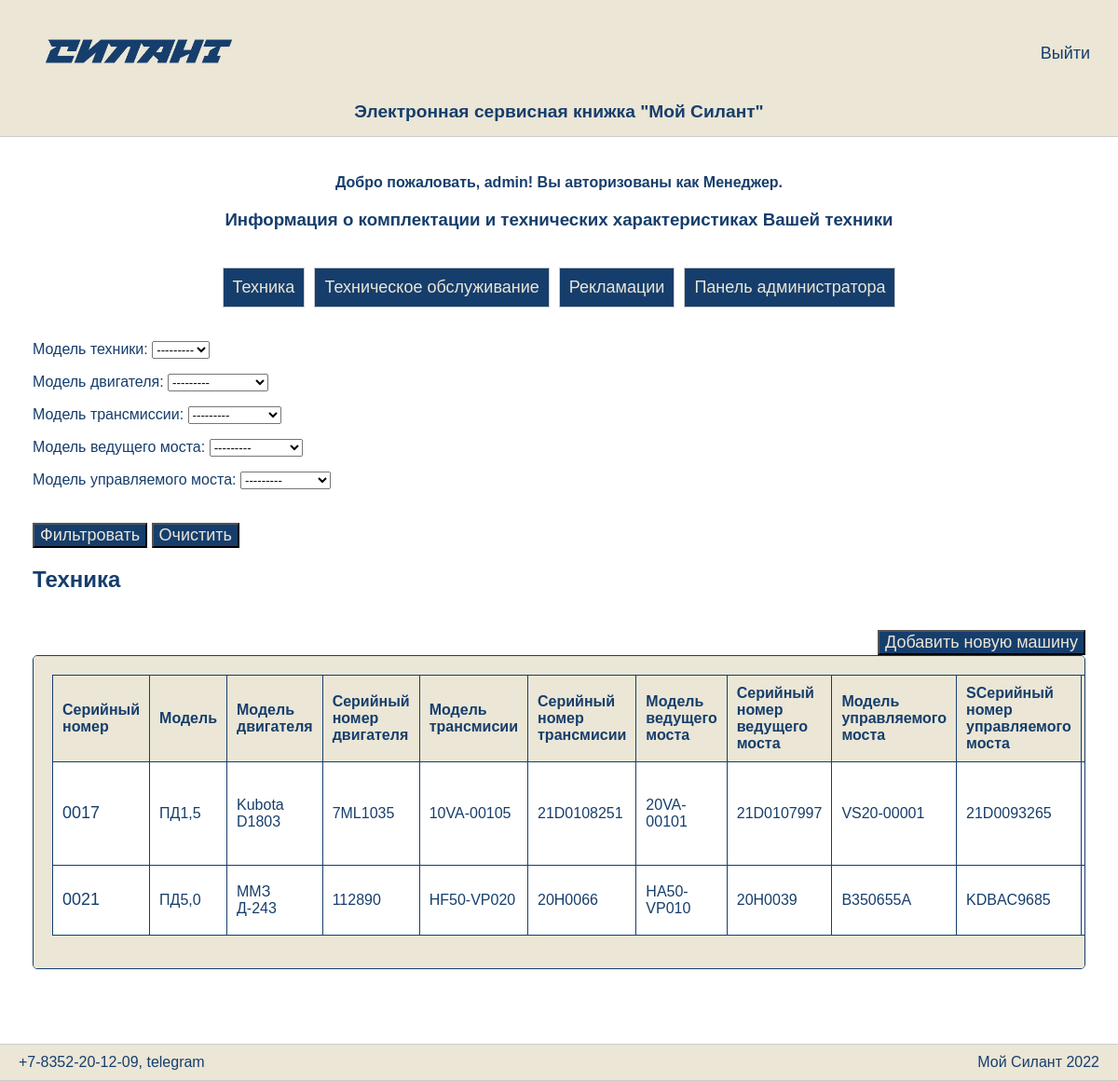
Screenshot of /machines/ (signed in) with the database file from the repository.
### sylantProject/models.py (models this page shows, shortened)
class CustomUser(AbstractUser):
    ROLE_CHOICES = [
        ('client', 'Клиент'),
        ('service', 'Сервисная организация'),
        ('manager', 'Менеджер'),
    ]
    role = models.CharField(max_length=20, choices=ROLE_CHOICES, verbose_name="Роль")
    client = models.ForeignKey(Reference, null=True, blank=True, on_delete=models.SET_NULL, related_name='user_clients', verbose_name="Клиент")
    service_organization = models.ForeignKey(Reference, null=True, blank=True, on_delete=models.SET_NULL, related_name='user_service_organization', verbose_name="Сервисная организация")
    groups = models.ManyToManyField(
        Group,
        related_name='customuser_set',  # Уникальное имя для обратной связи
        blank=True,
        help_text='The groups this user belongs to. A user will get all permissions granted to each of their groups.',
        related_query_name='customuser',
    )
    user_permissions = models.ManyToManyField(
        Permission,
        related_name='customuser_set',  # Уникальное имя для обратной связи
        blank=True,
        help_text='Specific permissions for this user.',
        related_query_name='customuser',
    )

class Machine(models.Model):
    serial_number = models.CharField(max_length=100, unique=True, verbose_name="Серийный номер")
    model = models.ForeignKey(Reference, related_name='machines', on_delete=models.CASCADE, verbose_name="Модель")
    engine_model = models.ForeignKey(Reference, related_name='engine_models', on_delete=models.CASCADE, verbose_name="Модель двигателя")
    engine_serial_number = models.CharField(max_length=100, verbose_name="Серийный номер двигателя")
    transmission_model = models.ForeignKey(Reference, related_name='transmission_models', on_delete=models.CASCADE, verbose_name="Модель трансмисии")
    transmission_serial_number = models.CharField(max_length=100, verbose_name="Серийный номер трансмиссии")
    drive_axle_model = models.ForeignKey(Reference, related_name='drive_axle_models', on_delete=models.CASCADE, verbose_name="Модель ведущего моста")
    drive_axle_serial_number = models.CharField(max_length=100, verbose_name="Серийный номер ведущего моста")
    steering_axle_model = models.ForeignKey(Reference, related_name='steering_axle_models', on_delete=models.CASCADE, verbose_name="Модель управляемого моста")
    steering_axle_serial_number = models.CharField(max_length=100, verbose_name="Серийный номер управляемого моста")
    delivery_contract = models.CharField(max_length=200, verbose_name="Договор поставки")
    shipment_date = models.DateField(verbose_name="Дата отгрузки")
    consignee = models.CharField(max_length=200, verbose_name="Грузопролучатель")
    delivery_address = models.CharField(max_length=300, verbose_name="Адрес доставки")
    configuration = models.TextField(verbose_name="Комплектация")
    client = models.ForeignKey(Reference, related_name='client_machines', on_delete=models.CASCADE, verbose_name="Клиент")
    service_company = models.ForeignKey(Reference, related_name='service_machines', on_delete=models.CASCADE, verbose_name="Сервисная компания")

class Reference(models.Model):
    entity = models.ForeignKey(ReferenceEntity, related_name='entity', on_delete=models.CASCADE, verbose_name="Категория")
    name = models.CharField(max_length=100, verbose_name="Наименование")
    description = models.TextField(blank=True, null=True, verbose_name="Описание")
    def __str__(self):
        return self.name

### sylantProject/views.py (the view)
# urls.py: path('machines/', MachineListView.as_view(), name='machine-list'),
class MachineListView(LoginRequiredMixin, FilterView):
    model = Machine
    template_name = 'machine_list.html'
    context_object_name = 'machines'
    filterset_class = MachineFilter
    ordering = ['-shipment_date']
    def get_queryset(self):
        user = self.request.user
        return MachineQuerysetService.get_machine_queryset(user)
    def get(self, request, *args, **kwargs):
        if request.GET.get('filter') == 'reset':
            return redirect('machine-list')
        return super().get(request, *args, **kwargs)

### sylantProject/services.py (called while the page is built)
    @staticmethod
    def get_machine_queryset(user):
        if user.role == 'manager':
            return Machine.objects.all()
        elif user.role == 'client':
            return Machine.objects.filter(client=user.client)
        elif user.role == 'service':
            return Machine.objects.filter(service_company=user.service_organization)
        return Machine.objects.none()

### sylantProject/templates/machine_list.html (shortened to what this page needs)
{% extends "base.html" %}
{% block content %}
 <form method="get">
    {{ filter.form.as_p }}
    <button type="submit">Фильтровать</button>
    <button type="submit" name="filter" value="reset" class="btn btn-secondary">Очистить</button>
  </form>
<h2>Техника</h2>
<div class="add-machine">
{% if user.is_authenticated and user.role == 'manager' %}
  <button class="submit" onclick="location.href='{% url 'machine-create' %}'">Добавить новую машину</button>
{% endif %}
</div>
<div class="table-container">
<table class="responsive-table">
  <thead>
      <tr>
        <th>Серийный номер</th>
        <th>Модель</th>
        <th>Модель двигателя</th>
        <th>Серийный номер двигателя</th>
        <th>Модель трансмисии</th>
        <th>Серийный номер трансмисии</th>
        <th>Модель ведущего моста</th>
        <th>Серийный номер ведущего моста</th>
        <th>Модель управляемого моста</th>
        <th>SСерийный номер управляемого моста</th>
        <th>Договор поставки</th>
      </tr>
    </thead>
      <tbody>
      {% for machine in machines %}
        <tr>
          <td><a href="{% url 'machine-detail' machine.pk %}">{{ machine.serial_number }}</a></td>
          <td>{{ machine.model }}</td>
          <td>{{ machine.engine_model }}</td>
          <td>{{ machine.engine_serial_number }}</td>
          <td>{{ machine.transmission_model }}</td>
          <td>{{ machine.transmission_serial_number }}</td>
          <td>{{ machine.drive_axle_model }}</td>
          <td>{{ machine.drive_axle_serial_number }}</td>
          <td>{{ machine.steering_axle_model }}</td>
          <td>{{ machine.steering_axle_serial_number }}</td>
          <td>{{ machine.delivery_contract }}</td>
        </tr>
      {% endfor %}
      </tbody>
  </table>
</div>
{% endblock %}

### sylantProject/templates/base.html (shortened to what this page needs)
<!DOCTYPE html>
<html lang="en">
<head>
    {% load static %}
    <link rel="stylesheet" type="text/css" href="{% static 'css/styles_new.css' %}">
</head>
<body>
    <div class="wrapper">
        <header>
            <div class="header-content">
                <div class="logo">
                    <img src="{% static 'images/logo.png' %}" alt="логотип">
                </div>
                {% if user.is_authenticated %}
                <div class="auth"><a href="{% url 'account_logout' %}">Bыйти</a></div>
                {% else %}
                <div class="auth"><a href="{% url 'account_login' %}">Aвторизация</a></div>
                {% endif %}
            </div>
            <div class="title">Электронная сервисная книжка "Мой Силант"</div>
        </header>
        <div class="container">
            <main>
        {% if user.is_authenticated %}
        <div class="results-section">
            <div class="user-info">
                <p><h4>Добро пожаловать, {{ user.username }}! Вы авторизованы как {{ user.get_role_display }}.</h4></p>
            </div>
            <div class="results-section">
            <p><h3 id="panel-title">Информация о комплектации и технических характеристиках Вашей техники</h3></p>
        </div>
        <div class="tabs">
            <button class="tab" onclick="location.href='{% url 'machine-list' %}'">Техника</button>
            <button class="tab" onclick="location.href='{% url 'maintenance-list' %}'">Техническое обслуживание</button>
            <button class="tab" onclick="location.href='{% url 'claim-list' %}'">Рекламации</button>
            {% if user.role == 'manager' %}
            <button class="tab" onclick="location.href='{% url 'manager' %}'">Панель администратора</button>
            {% endif %}
        </div>
        </div>
        {% else %}
            {% block search %}
            {% endblock %}
        {% endif %}
        {% block content %}
        {% endblock %}
    </main>
        </div>
        <footer>
            <div class="footer-content">
                <div class="contact">+7-8352-20-12-09, telegram</div>
                <div class="copyright">Мой Силант 2022</div>
            </div>
        </footer>
    </div>
</body>
</html>

### sylantProject/static/css/styles_new.css (style rules this page uses)
a { text-decoration: none; color: #163E6C; font-size: 18px; font-weight: 500; }
html, body { height: 100%; margin: 0; padding: 0; font-family: PT Astra Sans, sans-serif; color: #163E6C; }
body { display: flex; flex-direction: column; }
.wrapper { display: flex; flex-direction: column; min-height: 100vh; }
header, footer { background-color: #EBE6D6; padding: 15px 0; border-bottom: 1px solid #ccc; }
.header-content, .footer-content { max-width: 1200px; margin: 0 auto; padding: 0 30px; display: flex; justify-content: space-between; align-items: center; color: #163E6D; }
.logo { flex: 1; }
.logo img { max-height: 80px; }
.auth { flex: 1; color: #163E6C; text-align: right; }
.title { text-align: center; margin-top: 10px; font-size: 1.2em; font-weight: bold; color: #163E6C; }
.container { flex: 1; max-width: 1450px; margin: 0 auto; padding: 0 30px; }
main { padding: 20px; background-color: #fff; }
footer { border-top: 1px solid #ccc; text-align: center; padding: 10px 0; margin-top: 60px; }
.footer-content { max-width: 1200px; margin: 0 auto; padding: 0 20px; display: flex; justify-content: space-between; align-items: center; }
.add-machine { display: flex; justify-content: flex-end; }
button { font-size: 18px; color: #EBE6D6; background-color: #163E6C; cursor: pointer; }
button { font-size: 18px; color: #EBE6D6; background-color: #163E6C; cursor: pointer; margin-top: 20px; }
.table-container { overflow-x: auto; max-width: 100%; margin-bottom: 20px; }
.responsive-table { width: 100%; border-collapse: collapse; }
.responsive-table th, .responsive-table td { padding: 8px; text-align: left; border: 1px solid #ddd; }
.container { max-width: 100%; padding: 0 15px; box-sizing: border-box; }
.user-info { text-align: center; margin-bottom: 20px; }
.user-info h4 { margin: 0; }
.results-section { text-align: center; margin-top: 20px; }
#panel-title { margin-bottom: 10px; }
.tabs { display: flex; justify-content: center; margin-top: 20px; }
.tab { padding: 10px; border: 1px solid #ccc; cursor: pointer; }
.tab:not(:last-child) { margin-right: 10px; }
.table-container { max-width: 100%; overflow-x: auto; margin: 0 auto; padding: 20px; border: 1px solid #163E6C; border-radius: 5px; background-color: #EBE6D6; }
.table-container table { width: 100%; border-collapse: collapse; margin-bottom: 15px; }
.table-container th, .table-container td { padding: 10px; border: 1px solid #163E6C; text-align: left; font-size: 16px; }
.table-container th { background-color: #EBE6D6; font-weight: bold; }
.table-container td { background-color: #ffffff; }

### rows the page displays
CustomUser: username "admin", role "Менеджер"
Machine: serial_number "0017", model "ПД1,5", engine_model "Kubota D1803", engine_serial_number "7ML1035", transmission_model "10VA-00105", transmission_serial_number "21D0108251", drive_axle_model "20VA-00101", drive_axle_serial_number "21D0107997", steering_axle_model "VS20-00001", steering_axle_serial_number "21D0093265"
Machine: serial_number "0021", model "ПД5,0", engine_model "ММЗ Д-243", engine_serial_number "112890", transmission_model "HF50-VP020", transmission_serial_number "20H0066", drive_axle_model "HA50-VP010", drive_axle_serial_number "20H0039", steering_axle_model "B350655A", steering_axle_serial_number "KDBAC9685"
